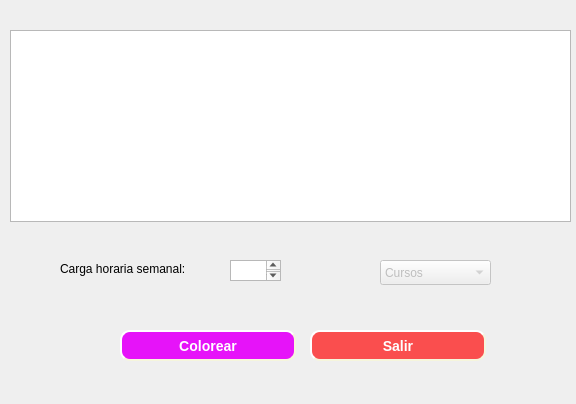
<?xml version="1.0" encoding="UTF-8"?>
<ui version="4.0">
 <class>ColoringDialog</class>
 <widget class="QDialog" name="ColoringDialog">
  <property name="geometry">
   <rect>
    <x>0</x>
    <y>0</y>
    <width>576</width>
    <height>404</height>
   </rect>
  </property>
  <property name="windowTitle">
   <string>MainWindow</string>
  </property>
  <widget class="QWidget" name="centralWidget" native="true">
   <property name="geometry">
    <rect>
     <x>0</x>
     <y>0</y>
     <width>581</width>
     <height>385</height>
    </rect>
   </property>
   <widget class="QPushButton" name="colorBtn">
    <property name="geometry">
     <rect>
      <x>120</x>
      <y>330</y>
      <width>176</width>
      <height>31</height>
     </rect>
    </property>
    <property name="styleSheet">
     <string notr="true">background-color: rgb(230, 19, 249);
border-style: outset;
border-width: 2px;
border-radius: 10px;
border-color: beige;
font: bold 14px;
color: white;
min-width: 10em;
padding: 6px;</string>
    </property>
    <property name="text">
     <string>Colorear</string>
    </property>
   </widget>
   <widget class="QPushButton" name="exitBtn">
    <property name="geometry">
     <rect>
      <x>310</x>
      <y>330</y>
      <width>176</width>
      <height>31</height>
     </rect>
    </property>
    <property name="styleSheet">
     <string notr="true">background-color:rgb(250, 78, 78);
border-style: outset;
border-width: 2px;
border-radius: 10px;
border-color: beige;
font: bold 14px;
color: white;
min-width: 10em;
padding: 6px;</string>
    </property>
    <property name="text">
     <string>Salir</string>
    </property>
   </widget>
   <widget class="QTableWidget" name="scheduleGrd">
    <property name="geometry">
     <rect>
      <x>10</x>
      <y>30</y>
      <width>561</width>
      <height>192</height>
     </rect>
    </property>
   </widget>
   <widget class="QComboBox" name="coursesCmbBox">
    <property name="enabled">
     <bool>false</bool>
    </property>
    <property name="geometry">
     <rect>
      <x>380</x>
      <y>260</y>
      <width>111</width>
      <height>25</height>
     </rect>
    </property>
    <item>
     <property name="text">
      <string>Cursos</string>
     </property>
    </item>
   </widget>
   <widget class="QLabel" name="label">
    <property name="geometry">
     <rect>
      <x>60</x>
      <y>260</y>
      <width>161</width>
      <height>17</height>
     </rect>
    </property>
    <property name="text">
     <string>Carga horaria semanal:</string>
    </property>
   </widget>
   <widget class="QTextEdit" name="textEdit">
    <property name="geometry">
     <rect>
      <x>230</x>
      <y>260</y>
      <width>51</width>
      <height>21</height>
     </rect>
    </property>
    <property name="html">
     <string>&lt;!DOCTYPE HTML PUBLIC &quot;-//W3C//DTD HTML 4.0//EN&quot; &quot;http://www.w3.org/TR/REC-html40/strict.dtd&quot;&gt;
&lt;html&gt;&lt;head&gt;&lt;meta name=&quot;qrichtext&quot; content=&quot;1&quot; /&gt;&lt;style type=&quot;text/css&quot;&gt;
p, li { white-space: pre-wrap; }
&lt;/style&gt;&lt;/head&gt;&lt;body style=&quot; font-family:'Ubuntu'; font-size:11pt; font-weight:400; font-style:normal;&quot;&gt;
&lt;p style=&quot; margin-top:0px; margin-bottom:0px; margin-left:0px; margin-right:0px; -qt-block-indent:0; text-indent:0px;&quot;&gt; &lt;/p&gt;
&lt;p style=&quot;-qt-paragraph-type:empty; margin-top:0px; margin-bottom:0px; margin-left:0px; margin-right:0px; -qt-block-indent:0; text-indent:0px;&quot;&gt;&lt;br /&gt;&lt;/p&gt;&lt;/body&gt;&lt;/html&gt;</string>
    </property>
   </widget>
  </widget>
 </widget>
 <resources/>
 <connections/>
</ui>
